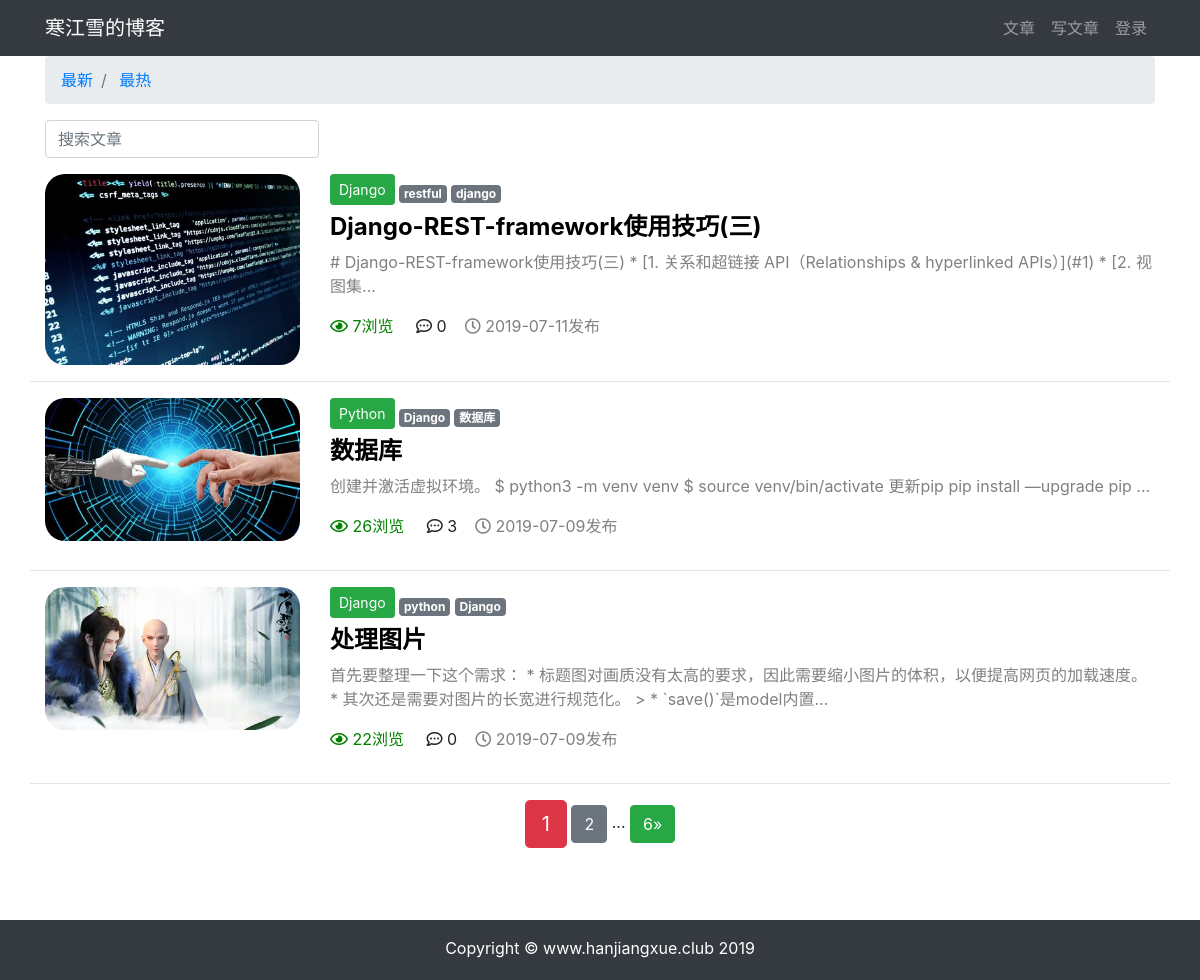
The app's page /article/article-list with its own data.
### article/models.py (models this page shows, shortened)
class ArticlePost(models.Model):
    author = models.ForeignKey(User, on_delete=models.CASCADE, verbose_name='文章')
    column = models.ForeignKey(ArticleColumn, null=True, blank=True, on_delete=models.CASCADE, related_name='article',
                               verbose_name='栏目')
    tags = TaggableManager(blank=True)
    avatar = models.ImageField(upload_to='article/%Y%m%d',blank=True)
    title = models.CharField(max_length=100, verbose_name='标题')
    body = models.TextField(verbose_name='正文')
    total_views = models.PositiveIntegerField(default=0,verbose_name='浏览量')
    created_time = models.DateTimeField(default=timezone.now, verbose_name='创建时间')
    update_time = models.DateTimeField(auto_now=True, verbose_name='更新时间')
    class Meta:
        ordering = ('-created_time',)  # 注意这里是元组（Tuple）
        verbose_name = "文章"
        verbose_name_plural = '文章'

class ArticleColumn(models.Model):
    title = models.CharField(max_length=200, blank=True, verbose_name='栏目标题')
    created = models.DateTimeField(default=timezone.now, verbose_name='栏目创建时间')
    def __str__(self):
        return self.title
    class Meta:
        verbose_name = '栏目'
        verbose_name_plural = '栏目'

### article/views.py (the view)
# urls.py: path('article-list', views.article_list, name='article_list'),
def article_list(request):
    search = request.GET.get('search')
    order = request.GET.get('order')
    column = request.GET.get('column')
    tag = request.GET.get('tag')
    article_list = ArticlePost.objects.all()
    if search:
        article_list = article_list.filter(
            Q(title__icontains=search)|
            Q(body__icontains=search)
        )
    else:
        search=''
    if column is not None and column.isdigit():
        article_list = article_list.filter(column=column)
    if tag and tag != 'None':
        article_list = article_list.filter(tags__name__in=[tag])
    if order == 'total_views':
        article_list = article_list.order_by('-total_views')
    paginator = Paginator(article_list, 3)
    page = request.GET.get('page')
    articles = paginator.get_page(page)
    context = {'articles': articles,
               'order': order,
               'search': search,
               'column': column,
               'tag': tag,
               }
    return render(request, 'article/list.html', context)

### templates/article/list.html (shortened to what this page needs)
{% extends 'base.html' %}
{% load staticfiles %}
{% block content %}
<div class="container">
    <nav aria-label="breadcrumb">
        <ol class="breadcrumb">
            <li class="breadcrumb-item">
                <a href="{% url 'article:article_list' %}?search={{ search }}&column={{ column }}&tag={{ tag }}">最新</a>
            </li>
            <li class="breadcrumb-item">
                <a href="{% url 'article:article_list' %}?order=total_views&search={{ search }}&column={{ column }}&tag={{ tag }}">最热</a>
            </li>
        </ol>
    </nav>
    <div class="row">
        <div class="col-auto mr-auto">
            <form class="form-inline">
                <input type="text" class="form-control mb-2 mr-sm-2" name="search" placeholder="搜索文章" required>
            </form>
        </div>
    </div>
      <div class="row mt-2">
          {% for article in articles %}
              {% if article.avatar %}
                  <div class="col-3">
                    <img src="{{ article.avatar.url }}" alt="avatar" style="max-width: 100%; border-radius: 20px">
                  </div>
              {% endif %}
           <div class="col">
               {% if article.column %}
                   <button type="button" class="btn btn-sm mb-2 btn-success"   href="{% url 'article:article_list' %}?tag={{ tag }}&column={{ column }} ">{{ article.column }}</button>
               {% endif %}
                <span>
                    {% for tag in article.tags.all %}
                        <a href="{% url 'article:article_list' %}?tag={{ tag }}&column={{ column }}" class="badge badge-secondary">{{ tag }}</a>
                    {% endfor %}
                </span>
               <h4 >
                   <b>
                       <a href="{% url 'article:article_detail' article.pk %}" style="color: black">{{ article.title }}</a>
                   </b>
               </h4>
               <div >
                   <p style="color: gray">{{ article.body|slice:'100' }}...</p>
               </div>
                <P>
                    <span style="color: green">
                        <i class="far fa-eye"></i>
                        {{ article.total_views }}浏览&nbsp;&nbsp;&nbsp;&nbsp;
                    </span>
                    <span>
                        <i class="far fa-comment-dots"></i>
                        {{ article.comments.count }}&nbsp;&nbsp;&nbsp;
                    </span>
                    <span style="color: grey">
                        <i class="far fa-clock"></i>
                        {{ article.created_time|date:'Y-m-d' }}发布&nbsp;&nbsp;&nbsp;
                    </span>
                </P>
           </div>
            <hr style="width: 100%;">
          {% endfor %}
      </div>
    <div class="paginator row">
        <div class="m-auto">
            <span class="step-links">
            <span class="current btn btn-danger btn-lg">{{ articles.number }}</span>
            {% if articles.has_next %}
                <a href="?page={{ articles.next_page_number }}&order={{ order }}&search={{ search }}&column={{ column }}&tag={{ tag }}" class="btn btn-secondary">{{ articles.next_page_number }}</a>
                <span>...</span>
                <a href="?page={{ articles.paginator.num_pages }}&order={{ order }}&search={{ search }}&column={{ column }}&tag={{ tag }}" class="btn btn-success"> {{ articles.paginator.num_pages }}&raquo;</a>
            {% endif %}
        </div>
    </div>
</div>
{% endblock content %}

### templates/base.html (style rules this page uses)
html, body { height: 100%; margin: 0; }

### records on screen
ArticlePost: avatar (picture), column "Django", title "Django-REST-framework使用技巧(三)", body "# Django-REST-framework使用技巧(三) * [1. 关系和超链接 API（Relationships & hyperlinked APIs）](#1) * [2. 视图集", total_views "7", comments.count "0", created_time "2019-07-11"
Tag: name "restful"
Tag: name "django"
ArticlePost: avatar (picture), column "Python", title "数据库", body "创建并激活虚拟环境。 $ python3 -m venv venv $ source venv/bin/activate 更新pip pip install —upgrade pip", total_views "26", comments.count "3", created_time "2019-07-09"
Tag: name "Django"
Tag: name "数据库"
ArticlePost: avatar (picture), column "Django", title "处理图片", body "首先要整理一下这个需求： * 标题图对画质没有太高的要求，因此需要缩小图片的体积，以便提高网页的加载速度。 * 其次还是需要对图片的长宽进行规范化。 > * `save()`是model内置", total_views "22", comments.count "0", created_time "2019-07-09"
Tag: name "python"

### other values on screen
{{ articles.number }} "1"
{{ articles.next_page_number }} "2"
{{ articles.paginator.num_pages }} "6"
